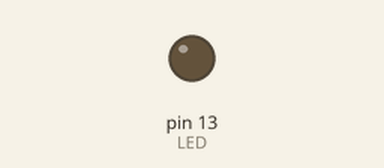
Bench run of a sketch on a simulated Arduino Uno, built with avr-gcc and run on an emulated ATmega328P. On the bench: output pins drawn as LEDs (lit = HIGH).

Above: at 0.8 s.
At 3.3 s:
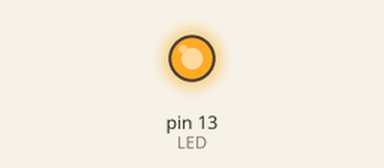
Timing chart, 0 to 5.3 s (numbered marks = the images above):
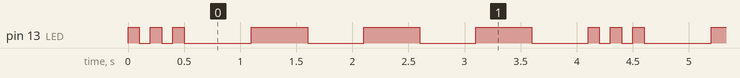

Measured:
- by itself, pin 13 (LED): repeats every 4.1 s: 2 × (LOW 0.10 s, HIGH 0.10 s), LOW 0.60 s, 3 × (HIGH 0.50 s, LOW 0.50 s), HIGH 0.10 s
- by itself, everything shown: repeats every 4.1 s, in 12 steps

The sketch:

SOS.ino
```cpp
int LED = 13;
int i;
// the setup function runs once when you press reset or power the board
void setup() {
  // initialize digital pin LED_BUILTIN as an output.
  pinMode(LED, OUTPUT);
}

// the loop function runs over and over again forever
void loop() {
  for(i=0; i < 3; i++){
    digitalWrite(LED, HIGH);   // turn the LED on (HIGH is the voltage level)
    delay(100);                       // wait for a second
    digitalWrite(LED, LOW);    // turn the LED off by making the voltage LOW
    delay(100);                       // wait for a second
  }
  delay(500);
  for(i=0; i <3; i++){
    digitalWrite(LED, HIGH);   // turn the LED on (HIGH is the voltage level)
    delay(500);                       // wait for a second
    digitalWrite(LED, LOW);    // turn the LED off by making the voltage LOW
    delay(500);                       // wait for a second
  }


}
```
